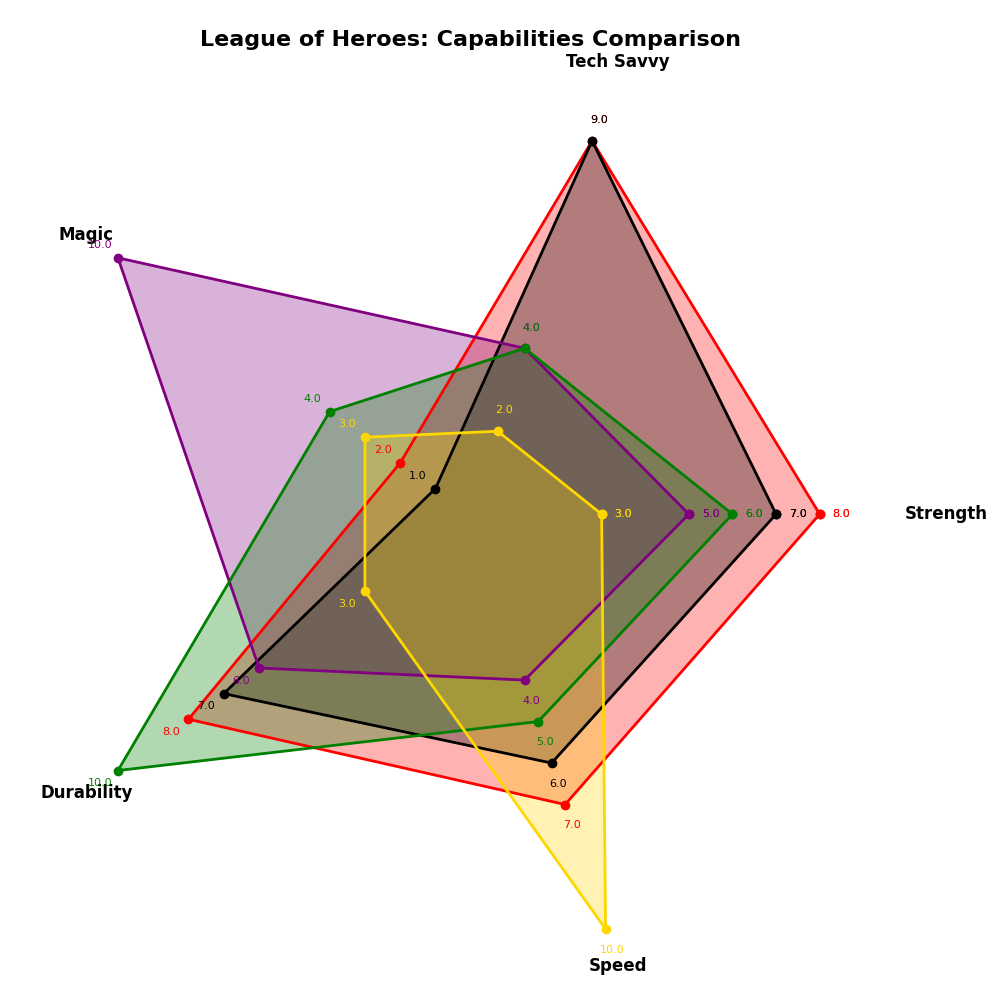

Recreate this plot in Python.
import matplotlib.pyplot as plt
import numpy as np

superheroes = ["Iron Avenger", "Dark Knight", "Scarlet Witch", "Green Guardian", "Fastest Man"]
categories = ["Strength", "Tech Savvy", "Magic", "Durability", "Speed"]

capabilities = np.array([
    [8, 9, 2, 8, 7],
    [7, 9, 1, 7, 6],
    [5, 4, 10, 6, 4],
    [6, 4, 4, 10, 5],
    [3, 2, 3, 3, 10]
])

num_vars = len(categories)
angles = np.linspace(0, 2 * np.pi, num_vars, endpoint=False).tolist()
angles += angles[:1]

fig, ax = plt.subplots(figsize=(10, 10), subplot_kw=dict(polar=True))

colors = ["#FF0000", "#000000", "#800080", "#008000", "#FFD700"]

for idx, (data, color) in enumerate(zip(capabilities, colors)):
    data = np.concatenate((data, [data[0]]))
    ax.plot(angles, data, linewidth=2, linestyle='solid', marker='o', color=color)
    ax.fill(angles, data, color=color, alpha=0.3)
    for angle, val in zip(angles, data):
        ax.text(angle, val + 0.5, f'{val:.1f}', horizontalalignment='center', verticalalignment='center', fontsize=8, color=color)

ax.set_xticks(angles[:-1])
ax.set_xticklabels(categories, fontsize=12, fontweight='bold')

ax.set_yticks(range(1, 11))
ax.set_yticklabels([])
ax.yaxis.grid(False)
ax.xaxis.grid(False)

ax.set_frame_on(False)
ax.set_title("League of Heroes: Capabilities Comparison", fontsize=16, fontweight='bold', va='bottom')

ax.set_facecolor('#f0f0f0')

plt.tight_layout()
plt.show()
